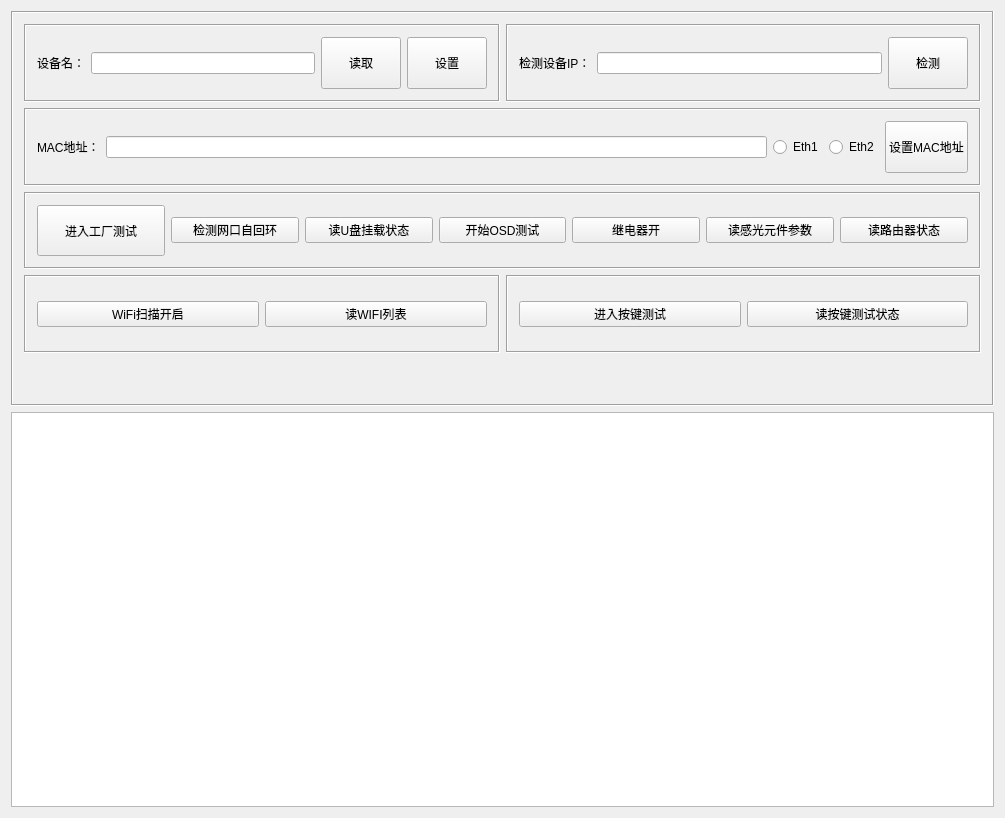
<?xml version="1.0" encoding="UTF-8"?>
<ui version="4.0">
 <class>frmandroidtest</class>
 <widget class="QWidget" name="frmandroidtest">
  <property name="geometry">
   <rect>
    <x>0</x>
    <y>0</y>
    <width>1005</width>
    <height>818</height>
   </rect>
  </property>
  <property name="windowTitle">
   <string>frmandroidtest</string>
  </property>
  <layout class="QVBoxLayout" name="verticalLayout" stretch="0,0">
   <item>
    <widget class="QFrame" name="frame">
     <property name="sizePolicy">
      <sizepolicy hsizetype="Expanding" vsizetype="Expanding">
       <horstretch>0</horstretch>
       <verstretch>0</verstretch>
      </sizepolicy>
     </property>
     <property name="frameShape">
      <enum>QFrame::Box</enum>
     </property>
     <property name="frameShadow">
      <enum>QFrame::Sunken</enum>
     </property>
     <layout class="QVBoxLayout" name="verticalLayout_2">
      <item>
       <layout class="QHBoxLayout" name="horizontalLayout_8">
        <item>
         <widget class="QFrame" name="frame_2">
          <property name="frameShape">
           <enum>QFrame::Box</enum>
          </property>
          <property name="frameShadow">
           <enum>QFrame::Sunken</enum>
          </property>
          <layout class="QHBoxLayout" name="horizontalLayout">
           <item>
            <widget class="QLabel" name="label_DevName">
             <property name="text">
              <string>设备名：</string>
             </property>
            </widget>
           </item>
           <item>
            <widget class="QLineEdit" name="lineEdit_DevName"/>
           </item>
           <item>
            <widget class="QPushButton" name="btn_DevNameRead">
             <property name="sizePolicy">
              <sizepolicy hsizetype="Minimum" vsizetype="Preferred">
               <horstretch>0</horstretch>
               <verstretch>0</verstretch>
              </sizepolicy>
             </property>
             <property name="text">
              <string>读取</string>
             </property>
            </widget>
           </item>
           <item>
            <widget class="QPushButton" name="btn_DevNameWrite">
             <property name="sizePolicy">
              <sizepolicy hsizetype="Minimum" vsizetype="Preferred">
               <horstretch>0</horstretch>
               <verstretch>0</verstretch>
              </sizepolicy>
             </property>
             <property name="text">
              <string>设置</string>
             </property>
            </widget>
           </item>
          </layout>
         </widget>
        </item>
        <item>
         <widget class="QFrame" name="frame_3">
          <property name="frameShape">
           <enum>QFrame::Box</enum>
          </property>
          <property name="frameShadow">
           <enum>QFrame::Sunken</enum>
          </property>
          <layout class="QHBoxLayout" name="horizontalLayout_2">
           <item>
            <widget class="QLabel" name="label_DevOnlinStatus">
             <property name="text">
              <string>检测设备IP：</string>
             </property>
            </widget>
           </item>
           <item>
            <widget class="QLineEdit" name="lineEdit_DevOnlinStatus"/>
           </item>
           <item>
            <widget class="QPushButton" name="btn_DevOnlineStatus">
             <property name="sizePolicy">
              <sizepolicy hsizetype="Minimum" vsizetype="Preferred">
               <horstretch>0</horstretch>
               <verstretch>0</verstretch>
              </sizepolicy>
             </property>
             <property name="text">
              <string>检测</string>
             </property>
            </widget>
           </item>
          </layout>
         </widget>
        </item>
       </layout>
      </item>
      <item>
       <widget class="QFrame" name="frame_4">
        <property name="frameShape">
         <enum>QFrame::Box</enum>
        </property>
        <property name="frameShadow">
         <enum>QFrame::Sunken</enum>
        </property>
        <layout class="QHBoxLayout" name="horizontalLayout_3">
         <item>
          <widget class="QLabel" name="label_MACAddr">
           <property name="text">
            <string>MAC地址：</string>
           </property>
          </widget>
         </item>
         <item>
          <widget class="QLineEdit" name="lineEdit_MACAddr"/>
         </item>
         <item>
          <widget class="QRadioButton" name="radioBtn_Eth1">
           <property name="text">
            <string>Eth1</string>
           </property>
          </widget>
         </item>
         <item>
          <widget class="QRadioButton" name="radioBtn_Eth2">
           <property name="text">
            <string>Eth2</string>
           </property>
          </widget>
         </item>
         <item>
          <widget class="QPushButton" name="btn_SetMACAddr">
           <property name="sizePolicy">
            <sizepolicy hsizetype="Minimum" vsizetype="Preferred">
             <horstretch>0</horstretch>
             <verstretch>0</verstretch>
            </sizepolicy>
           </property>
           <property name="text">
            <string>设置MAC地址</string>
           </property>
          </widget>
         </item>
        </layout>
       </widget>
      </item>
      <item>
       <widget class="QFrame" name="frame_5">
        <property name="frameShape">
         <enum>QFrame::Box</enum>
        </property>
        <property name="frameShadow">
         <enum>QFrame::Sunken</enum>
        </property>
        <layout class="QHBoxLayout" name="horizontalLayout_5">
         <item>
          <widget class="QPushButton" name="btn_EnterTest">
           <property name="sizePolicy">
            <sizepolicy hsizetype="Minimum" vsizetype="Preferred">
             <horstretch>0</horstretch>
             <verstretch>0</verstretch>
            </sizepolicy>
           </property>
           <property name="text">
            <string>进入工厂测试</string>
           </property>
          </widget>
         </item>
         <item>
          <widget class="QPushButton" name="btn_EthLoopTest">
           <property name="text">
            <string>检测网口自回环</string>
           </property>
          </widget>
         </item>
         <item>
          <widget class="QPushButton" name="btn_ReadUDiskStatus">
           <property name="text">
            <string>读U盘挂载状态</string>
           </property>
          </widget>
         </item>
         <item>
          <widget class="QPushButton" name="btn_OSDTest">
           <property name="text">
            <string>开始OSD测试</string>
           </property>
          </widget>
         </item>
         <item>
          <widget class="QPushButton" name="btn_RelaySwitch">
           <property name="text">
            <string>继电器开</string>
           </property>
          </widget>
         </item>
         <item>
          <widget class="QPushButton" name="btn_OpticalSensorParam">
           <property name="text">
            <string>读感光元件参数</string>
           </property>
          </widget>
         </item>
         <item>
          <widget class="QPushButton" name="btn_ReadRouterStatus">
           <property name="text">
            <string>读路由器状态</string>
           </property>
          </widget>
         </item>
        </layout>
       </widget>
      </item>
      <item>
       <layout class="QHBoxLayout" name="horizontalLayout_4">
        <item>
         <widget class="QFrame" name="frame_6">
          <property name="frameShape">
           <enum>QFrame::Box</enum>
          </property>
          <property name="frameShadow">
           <enum>QFrame::Sunken</enum>
          </property>
          <layout class="QHBoxLayout" name="horizontalLayout_6">
           <item>
            <widget class="QPushButton" name="btn_WIFITest">
             <property name="text">
              <string>WiFi扫描开启</string>
             </property>
            </widget>
           </item>
           <item>
            <widget class="QPushButton" name="btn_ReadWIFIList">
             <property name="text">
              <string>读WIFI列表</string>
             </property>
            </widget>
           </item>
          </layout>
         </widget>
        </item>
        <item>
         <widget class="QFrame" name="frame_7">
          <property name="frameShape">
           <enum>QFrame::Box</enum>
          </property>
          <property name="frameShadow">
           <enum>QFrame::Sunken</enum>
          </property>
          <layout class="QHBoxLayout" name="horizontalLayout_7">
           <item>
            <widget class="QPushButton" name="btn_EnterKeyTest">
             <property name="text">
              <string>进入按键测试</string>
             </property>
            </widget>
           </item>
           <item>
            <widget class="QPushButton" name="btn_ReadKeyTestStatus">
             <property name="text">
              <string>读按键测试状态</string>
             </property>
            </widget>
           </item>
          </layout>
         </widget>
        </item>
       </layout>
      </item>
      <item>
       <spacer name="verticalSpacer">
        <property name="orientation">
         <enum>Qt::Vertical</enum>
        </property>
        <property name="sizeType">
         <enum>QSizePolicy::Preferred</enum>
        </property>
        <property name="sizeHint" stdset="0">
         <size>
          <width>20</width>
          <height>40</height>
         </size>
        </property>
       </spacer>
      </item>
     </layout>
    </widget>
   </item>
   <item>
    <widget class="QTextBrowser" name="textBrowser">
     <property name="readOnly">
      <bool>false</bool>
     </property>
    </widget>
   </item>
  </layout>
 </widget>
 <layoutdefault spacing="6" margin="11"/>
 <resources/>
 <connections/>
</ui>
